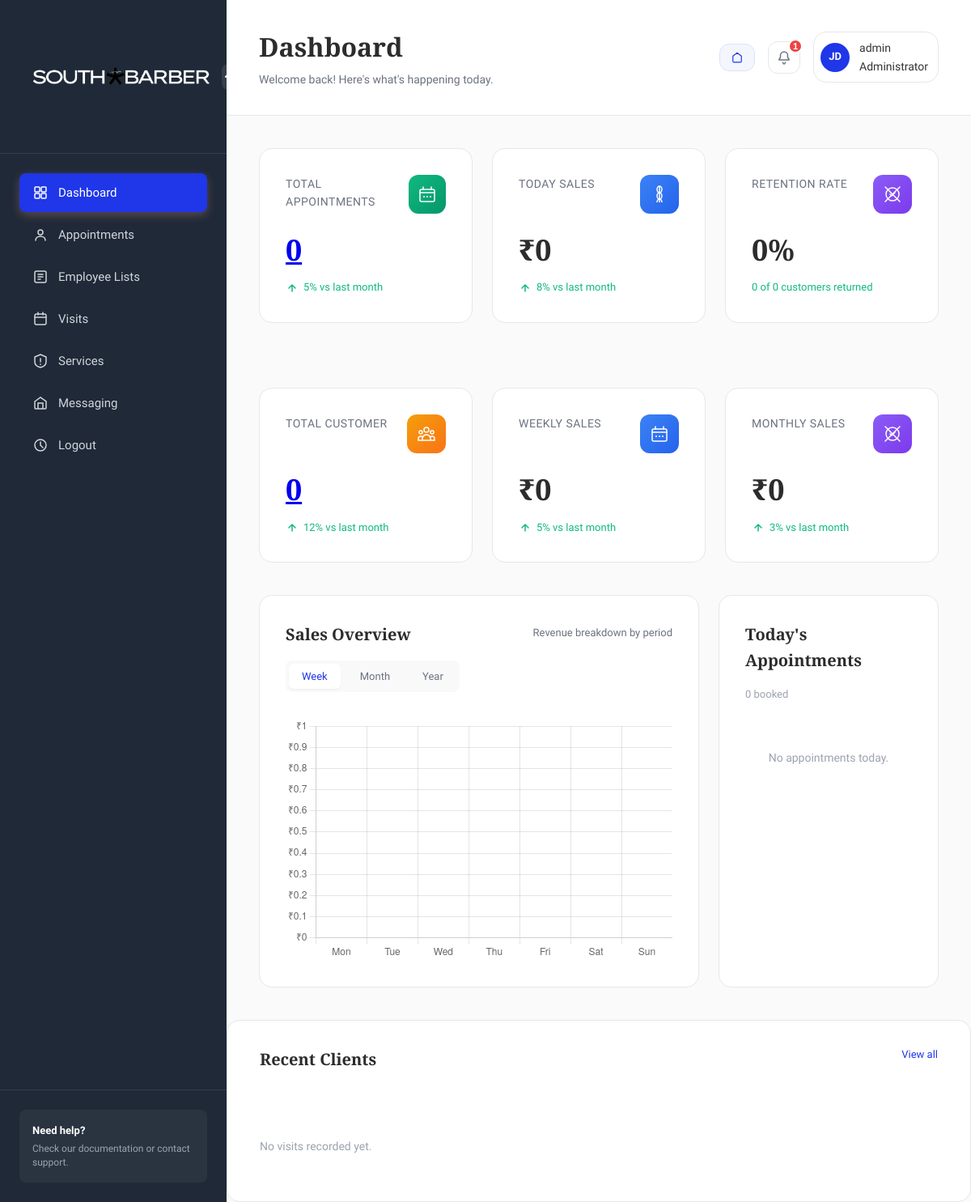
The page /adminsection/ (signed in) on the database as committed earlier.
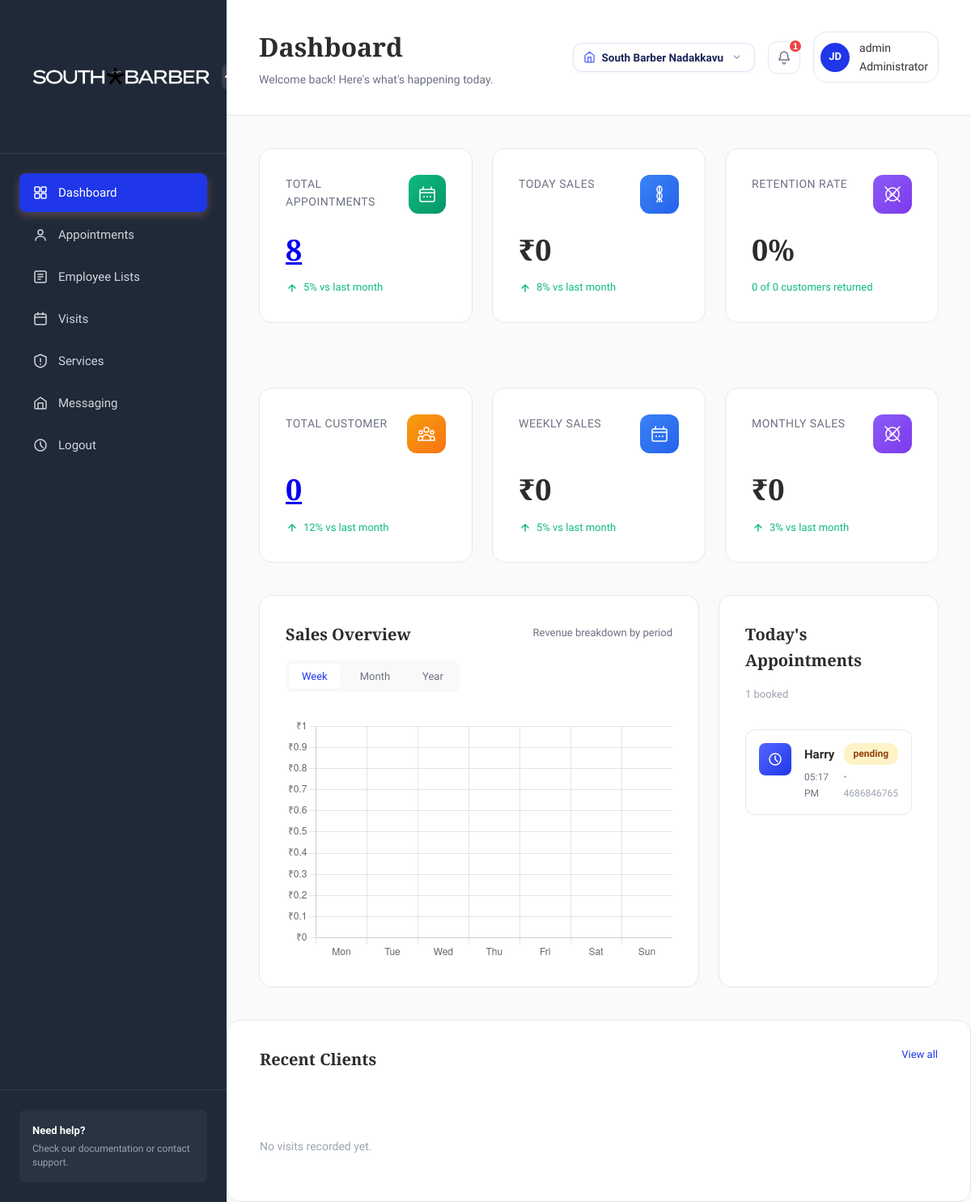
The same page on the database as committed later.
### adminsection/models.py (models this page shows, shortened)
class Store(models.Model):
    StoreID = models.UUIDField(default=uuid.uuid4, editable=False, unique=True)
    StoreName = models.CharField(max_length=100)
    Address = models.TextField()
    City = models.CharField(max_length=50)
    State = models.CharField(max_length=50)
    Pincode = models.CharField(max_length=10)
    Phone = models.CharField(max_length=15)
    CreatedAt = models.DateTimeField(auto_now_add=True)

### parlour/models.py (models this page shows, shortened)
class Appointment(models.Model):
    Store = models.ForeignKey(Store, on_delete=models.CASCADE)
    Name = models.CharField(max_length=50)
    Email = models.EmailField()
    PhoneNumber = models.CharField(max_length=11)
    Service = models.ForeignKey(Service, on_delete=models.CASCADE)
    Note = models.TextField(blank=True)
    AppointmentDate = models.DateField()
    AppointmentTime = models.TimeField()
    ApplyDate = models.DateTimeField(auto_now_add=True)
    RemarkDate = models.DateTimeField(auto_now=True)
    AppointmentNumber = models.IntegerField(null=True, blank=True)
    REMARK_CHOICES = (
        ('1', 'Accepted'),
        ('0', 'Rejected'),
    )
    Remark = models.CharField(max_length=1, choices=REMARK_CHOICES, blank=True)

### adminsection/views.py (the view)
# urls.py: path('', views.dashboard, name='dashboard'),
@staff_member_required
def dashboard(request):
    active_store, user_stores, is_owner = get_active_store(request)
    if active_store:
        all_visits = Visit.objects.filter(Store=active_store).select_related('Customer')
        all_appointments = Appointment.objects.filter(Store=active_store)
        all_customers = Customer.objects.filter(
            visits__Store=active_store
        ).distinct().prefetch_related('visits')
    else:
        all_visits = Visit.objects.none()
        all_appointments = Appointment.objects.none()
        all_customers = Customer.objects.none()
    total_appointment = all_appointments.count()
    total_service = Service.objects.all().count()
    total_employee = Employee.objects.all().count()
    total_customer = all_customers.count()
    today = timezone.now().date()
    week_start = today - timedelta(days=today.weekday())
    month_start = today.replace(day=1)
    todays_appointments = all_appointments.filter(
        AppointmentDate=today
    ).select_related('Service').order_by('AppointmentTime')
    recent_visits = all_visits.select_related('Customer').order_by('-VisitDate')[:10]
    def sales_sum(qs):
        total = Decimal('0')
        for v in qs:
            total += v.final_amount
        return float(total)
    today_visits = all_visits.filter(VisitDate__date=today)
    week_visits = all_visits.filter(VisitDate__date__gte=week_start)
    month_visits = all_visits.filter(VisitDate__date__gte=month_start)
    today_sales = sales_sum(today_visits)
    weekly_sales = sales_sum(week_visits)
    monthly_sales = sales_sum(month_visits)
    total_customers = all_customers.count()
    retained = 0
    for customer in all_customers:
        store_visits = customer.visits.filter(Store=active_store).count() if active_store else 0
        if store_visits > 1:
            retained += 1
    retention_rate = round((retained / total_customers * 100), 1) if total_customers else 0
    week_labels, week_data = [], []
    for i in range(7):
        day = week_start + timedelta(days=i)
        label = day.strftime('%a')
        day_visits = all_visits.filter(VisitDate__date=day)
        week_labels.append(label)
        week_data.append(sales_sum(day_visits))
    month_labels, month_data = [], []
    for i in range(4):
        wk_start = month_start + timedelta(weeks=i)
        wk_end = wk_start + timedelta(days=6)
        label = f"Wk {i+1}"
        wk_visits = all_visits.filter(
            VisitDate__date__gte=wk_start,
            VisitDate__date__lte=wk_end
        )
        month_labels.append(label)
        month_data.append(sales_sum(wk_visits))
    year = today.year
    year_labels, year_data = [], []
    for m in range(1, 13):
        month_visits_yr = all_visits.filter(
            VisitDate__year=year,
            VisitDate__month=m
        )
        year_labels.append(date(year, m, 1).strftime('%b'))
        year_data.append(sales_sum(month_visits_yr))
    context = {
        'active_store': active_store,
        'user_stores': user_stores,
        'is_owner': is_owner,
        'total_appointment': total_appointment,
        'total_service': total_service,
        'total_employee': total_employee,
        'total_customer': total_customer,
        'todays_appointments': todays_appointments,
        'recent_visits': recent_visits,
        'today_sales': today_sales,
        'weekly_sales': weekly_sales,
        'monthly_sales': monthly_sales,
        'retention_rate': retention_rate,
        'total_customers': total_customers,
        'retained_customers': retained,
        'week_labels': json.dumps(week_labels),
        'week_data': json.dumps(week_data),
        'month_labels': json.dumps(month_labels),
        'month_data': json.dumps(month_data),
        'year_labels': json.dumps(year_labels),
        'year_data': json.dumps(year_data),
    }
    return render(request, 'adminsection/admindashboard.html', context)

### adminsection/views.py (called while the page is built, shortened)
def get_user_stores(request):
    if request.user.is_superuser:
        return Store.objects.all(), True

def get_active_store(request):
    stores, is_owner = get_user_stores(request)
    if not stores:
        return None, stores, is_owner
    if len(stores) == 1:
        return stores[0], stores, is_owner
    store_id = request.session.get('active_store_id')
    if store_id:
        try:
            active_store = next((s for s in stores if str(s.id) == str(store_id)), stores[0])
            return active_store, stores, is_owner
        except:
            pass
    return stores[0], stores, is_owner

### templates/adminsection/admindashboard.html (shortened to what the changed rows need)
{% extends 'adminsection/base.html' %}
{% load static %}
{% block header_store_switcher %}
{% if user_stores|length > 1 %}
<div class="store-switcher-wrap" id="storeSwitcherWrap">
    <button class="store-btn" id="storeDropBtn" aria-haspopup="true" aria-expanded="false">
        <span class="store-btn__icon">
            <svg width="15" height="15" viewBox="0 0 24 24" fill="none">
                <path d="M3 9l9-7 9 7v11a2 2 0 01-2 2H5a2 2 0 01-2-2z" stroke="currentColor" stroke-width="2" stroke-linejoin="round"/>
                <path d="M9 22V12h6v10" stroke="currentColor" stroke-width="2" stroke-linejoin="round"/>
            </svg>
        </span>
        <span class="store-btn__name">{{ active_store.StoreName }}</span>
        <span class="store-btn__chevron">
            <svg width="13" height="13" viewBox="0 0 24 24" fill="none">
                <path d="M6 9l6 6 6-6" stroke="currentColor" stroke-width="2.2" stroke-linecap="round" stroke-linejoin="round"/>
            </svg>
        </span>
    </button>
</div>
{% else %}
<div class="store-single-badge">
    <svg width="14" height="14" viewBox="0 0 24 24" fill="none">
        <path d="M3 9l9-7 9 7v11a2 2 0 01-2 2H5a2 2 0 01-2-2z" stroke="currentColor" stroke-width="2" stroke-linejoin="round"/>
    </svg>
</div>
{% endif %}
{% endblock %}
{% block content %}
<div class="stats-grid">
    <div class="stat-card">
        <div class="stat-value"><a href="{% url 'allappointment' %}">{{ total_appointment }}</a></div>
    </div>
</div>
<div class="content-grid">
    <div class="chart-section">
        <div class="section-header">
            <h2 class="section-title">Sales Overview</h2>
        </div>
    </div>
    <div class="appointments-section">
        <div class="section-header">
            <h2 class="section-title">Today's Appointments</h2>
            <span style="font-size:13px;color:var(--text-muted,#888);">
                {{ todays_appointments.count }} booked
            </span>
        </div>
        <div class="appointments-list">
            {% for appt in todays_appointments %}
            <div class="appointment-item">
                <div class="appointment-icon">
                    <svg width="20" height="20" viewBox="0 0 20 20" fill="none">
                        <circle cx="10" cy="10" r="7" stroke="currentColor" stroke-width="1.5"/>
                        <path d="M10 6V10L13 13" stroke="currentColor" stroke-width="1.5" stroke-linecap="round"/>
                    </svg>
                </div>
                <div class="appointment-details">
                    <div class="appointment-header">
                        <h4>
                            <a href="{% url 'todayappointmentdetail' appt.id %}" style="color:inherit;text-decoration:none;">
                                {{ appt.Name }}
                            </a>
                        </h4>
                        {% if appt.Remark == '1' %}
                        <span class="status-badge completed">Accepted</span>
                        {% elif appt.Remark == '0' %}
                        <span class="status-badge" style="background:#fee2e2;color:#991b1b;border-radius:6px;padding:2px 8px;font-size:11px;">Rejected</span>
                        {% else %}
                        <span class="status-badge pending">Pending</span>
                        {% endif %}
                    </div>
                    <div class="appointment-meta">
                        <span class="appointment-time">{{ appt.AppointmentTime|time:"h:i A" }}</span>
                        <span class="appointment-location">• {{ appt.PhoneNumber }}</span>
                    </div>
                </div>
            </div>
            {% empty %}
            <p style="color:var(--text-muted,#888);font-size:14px;padding:1.5rem 0;text-align:center;">
                No appointments today.
            </p>
            {% endfor %}
        </div>
    </div>
</div>
<div class="recent-section">
    <div class="section-header">
        <h2 class="section-title">Recent Clients</h2>
    </div>
</div>
<script>
    const chartData = {
        week:  { labels: {{ week_labels|safe }},  data: {{ week_data|safe }} },
        month: { labels: {{ month_labels|safe }}, data: {{ month_data|safe }} },
        year:  { labels: {{ year_labels|safe }},  data: {{ year_data|safe }} },
    };
    const salesChart = new Chart(document.getElementById('salesChart'), {
        type: 'bar',
        data: {
            labels: chartData.week.labels,
            datasets: [{
                label: 'Sales (₹)',
                data: chartData.week.data,
                backgroundColor: '#1f36e9',
                borderColor: '#1f36e9',
                borderWidth: 1,
                borderRadius: 6,
            }]
        },
        options: {
            responsive: true,
            maintainAspectRatio: false,
            plugins: {
                legend: { display: false },
                tooltip: {
                    callbacks: {
                        label: c => '₹' + c.parsed.y.toLocaleString('en-IN')
                    }
                }
            },
            scales: {
                y: {
                    beginAtZero: true,
                    ticks: {
                        callback: v => '₹' + (v >= 1000 ? (v/1000).toFixed(1)+'k' : v)
                    }
                },
                x: { ticks: { autoSkip: false } }
            }
        }
    });
    function switchTab(btn, period) {
        document.querySelectorAll('.chart-tab').forEach(b => b.classList.remove('active'));
        btn.classList.add('active');
        salesChart.data.labels = chartData[period].labels;
        salesChart.data.datasets[0].data = chartData[period].data;
        salesChart.update('active');
    }
</script>
{% endblock %}

Rows that differ between the two databases and show on the page:
added Store: StoreName "South Barber Nadakkavu"
added Appointment: Name "Harry", Remark "pending", AppointmentTime "05:17 PM", PhoneNumber "4686846765"
Other text that changed with them:
{{ total_appointment }}: "0" → "8"
{{ todays_appointments.count }}: "0" → "1"
text no longer shown: "No appointments today."
